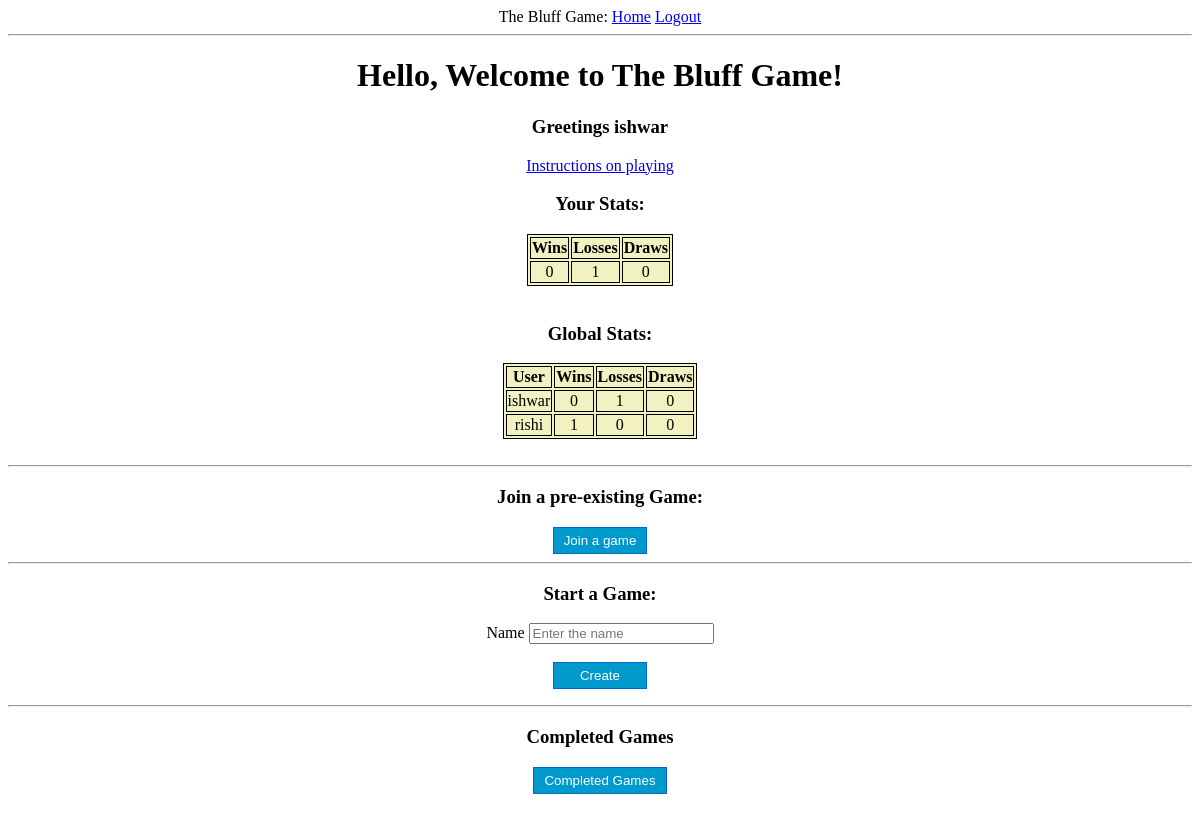
Screenshot of / (signed in) with the database file from the repository.
### models.py (models this page shows, shortened)
class User(UserMixin, db.Model):
    id = db.Column(db.Integer, primary_key=True)
    username = db.Column(db.String(64), index=True, unique=True)
    email = db.Column(db.String(120), index=True, unique=True)
    password_hash = db.Column(db.String(128))
    win = db.Column(db.Integer, default=0)
    loss = db.Column(db.Integer, default=0)
    draw = db.Column(db.Integer, default=0)

### app.py (the view)
@app.route('/')
@login_required
def index():
    if not current_user.is_authenticated:
        return redirect(url_for('login'))
    user = User.query.filter_by(username=current_user.username).first_or_404()
    users = User.query.all()
    return render_template('index.html', title='Home', user=user, users=users)

### app.py (called while the page is built)
@app.before_request
def before_request():
    session.permanent = True
    app.permanent_session_lifetime = timedelta(minutes=3)

### models.py (called while the page is built)
@login.user_loader
def load_user(id):
    return User.query.get(int(id))

### templates/index.html (shortened to what this page needs)
<html lang="">
<link rel= "stylesheet" type= "text/css" href= "{{ url_for('static',filename='styles/mainpage.css') }}">
{% extends "base.html" %}
{% block content %}
    <body>
    <h1>Hello, Welcome to The Bluff Game!</h1>
    <h3>Greetings {{ user.username }}</h3>
    <a href = "how_to_play">Instructions on playing</a>
    <h3>Your Stats:</h3>
    <table class="center">
        <tr>
            <th>Wins</th>
            <th>Losses</th>
            <th>Draws</th>
        </tr>
        <tr>
            <td ALIGN="center">{{ user.win }}</td>
            <td ALIGN="center">{{ user.loss }}</td>
            <td ALIGN="center">{{ user.draw }}</td>
        </tr>
    </table>
    <br>
    <h3>Global Stats:</h3>
    <table class="center">
        <tr>
            <th>User</th>
            <th>Wins</th>
            <th>Losses</th>
            <th>Draws</th>
        </tr>
        {% for user in users %}
            <tr>
                <td ALIGN="center">{{ user.username }}</td>
                <td ALIGN="center">{{ user.win }}</td>
                <td ALIGN="center">{{ user.loss }}</td>
                <td ALIGN="center">{{ user.draw }}</td>
            </tr>
        {% endfor %}
    </table>
    <br>
    <hr>
    <h3>Join a pre-existing Game:</h3>
    <header>
        <a href="{{ url_for("show_games") }}">
            <button class="button" style="cursor:pointer">Join a game</button>
        </a>
    </header>
    <hr>
    <form>
        <div>
            <h3>Start a Game:</h3>
            <label>Name</label>
            <input type="text" id="gamename" name="gamename" placeholder="Enter the name" required>
        </div>
        <br>
        <div>
            <button class="button" type="submit" style="width: 8%; cursor:pointer">Create</button>
        </div>
    </form>
    <hr>
    <h3>Completed Games</h3>
    <header>
        <a href="{{ url_for('completed_games') }}">
            <button class="button" style="cursor:pointer">Completed Games</button>
        </a>
    </header>
    </body>
{% endblock %}

### static/styles/mainpage.css (style rules this page uses)
body { background-image: url("https://www.jakpost.travel/wimages/large/14-146410_sky-wallpaper-light-blue-sky-background.jpg"); height: 100%; background-size: cover; text-align: center; }
button { border: 1px solid #0066cc; background-color: #0099cc; color: #ffffff; padding: 5px 10px; }
table, th, td { border: 1px solid black; background-color: #f1f1c1; }
table.center { margin-left:auto; margin-right:auto; }

### rows the page displays
User: username "ishwar", win "0", loss "1", draw "0"
User: username "rishi", win "1", loss "0", draw "0"
